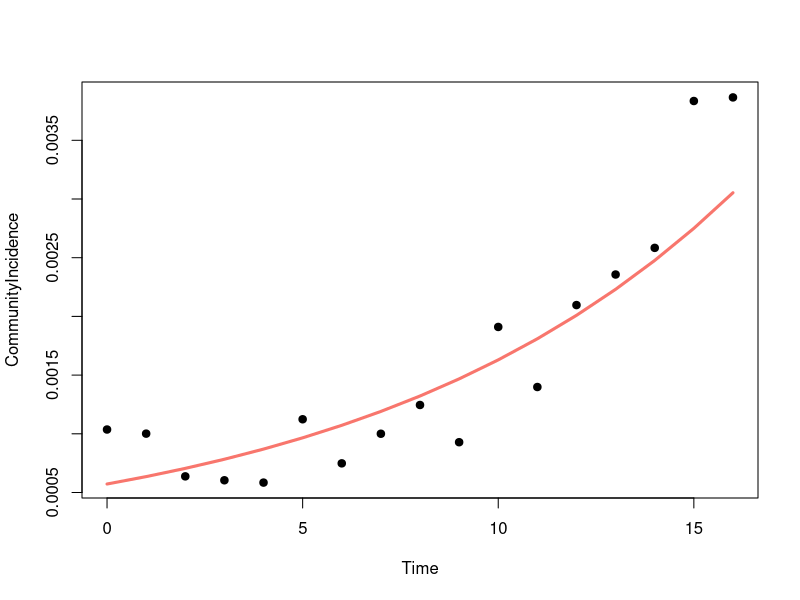
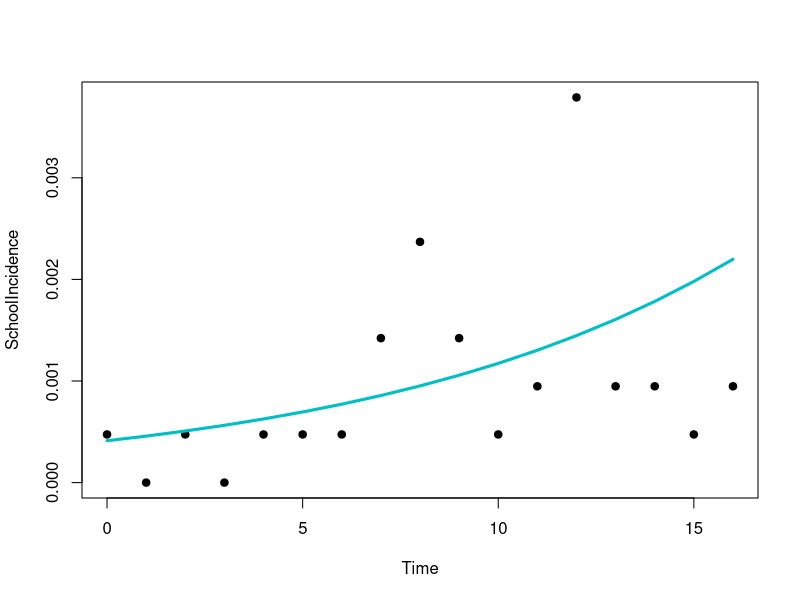
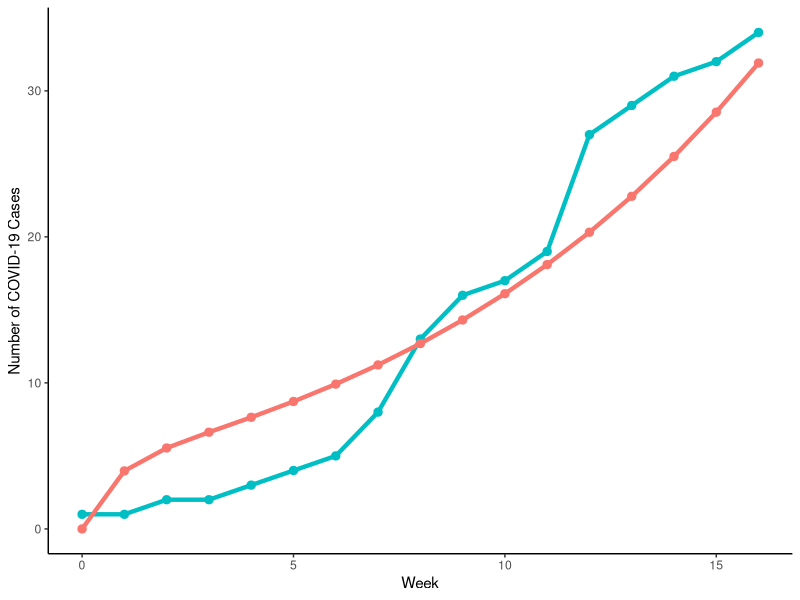
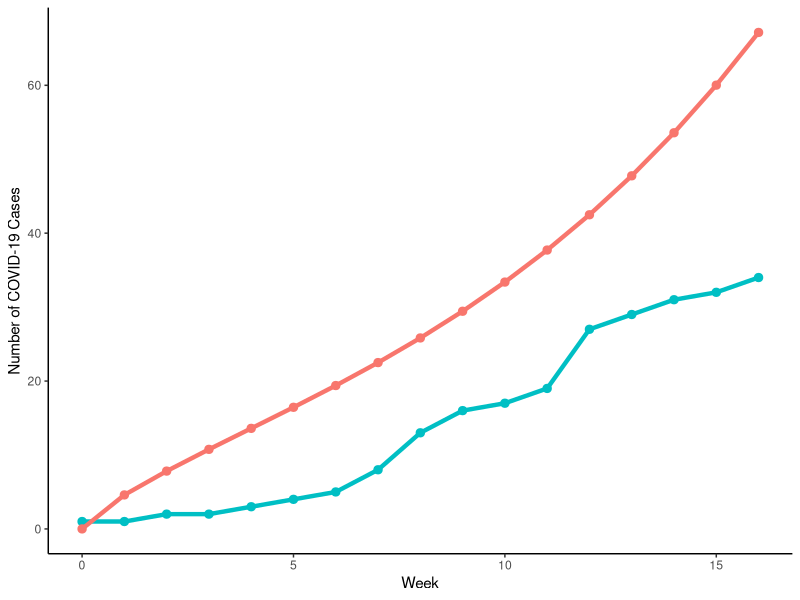
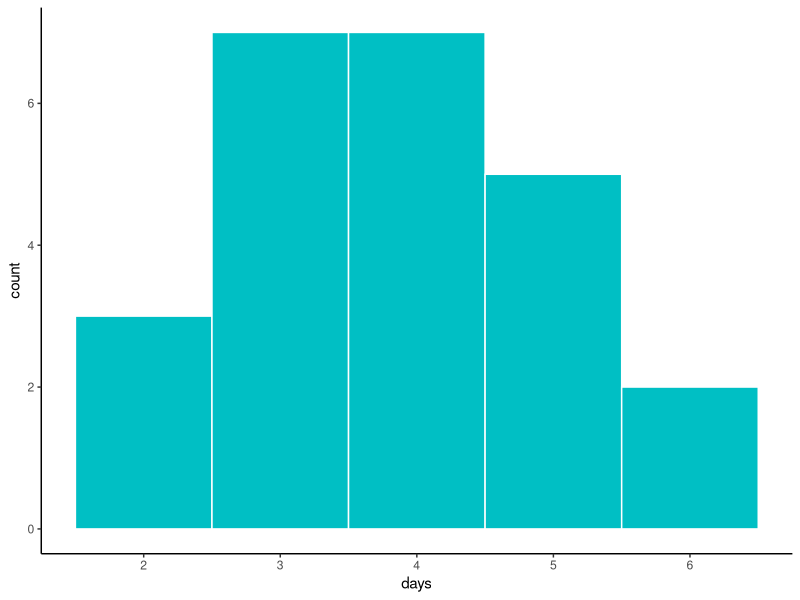
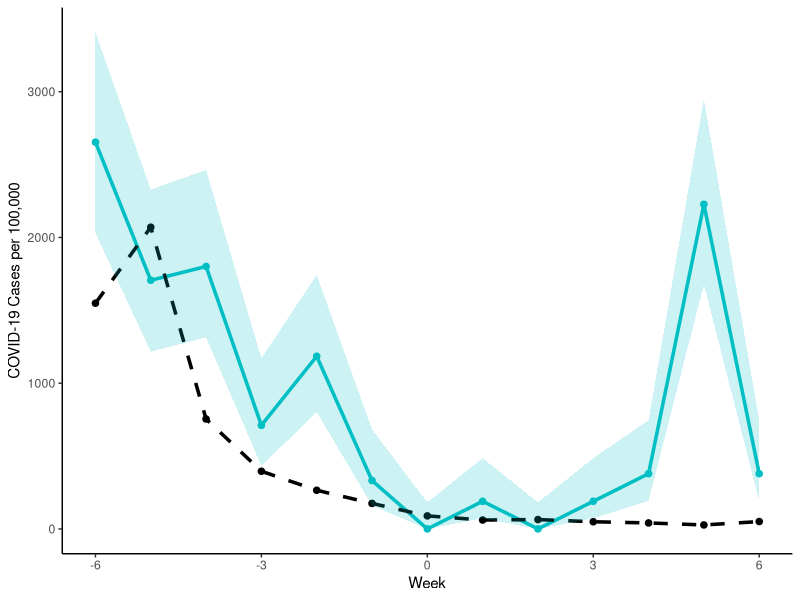

Generate these figures, in order, with R:
#### LOAD PACKAGES ####
library(dplyr)
library(tidyr)
library(tidyverse)
library(magrittr)
library(ggplot2)
library(broom)
library(epitools)

#### EXPONENTIAL MODEL FOR COMMUNITY INCIDENCE ####
A <- structure(list(Time = c(seq(0,16,1)), 
                    CommunityIncidence = c(0.001036604,
                                           0.001001481,
                                           0.000637633,
                                           0.000604311,
                                           0.000584497,
                                           0.001123964,
                                           0.000748409,
                                           0.00100058,
                                           0.001245546,
                                           0.000928531,
                                           0.001910198,
                                           0.001398651,
                                           0.002096625,
                                           0.002356902,
                                           0.002583856,
                                           0.003834806,
                                           0.003865427),
                       SchoolIncidence = c(0.000473934,
                                           0,
                                           0.000473934,
                                           0,
                                           0.000473934,
                                           0.000473934,
                                           0.000473934,
                                           0.001421801,
                                           0.002369668,
                                           0.001421801,
                                           0.000473934,
                                           0.000947867,
                                           0.003791469,
                                           0.000947867,
                                           0.000947867,
                                           0.000473934,
                                           0.000947867)), 
                .Names = c("Time", "CommunityIncidence","SchoolIncidence"), class = "data.frame")

attach(A)
names(A)

exponential.model <- lm(log(CommunityIncidence)~ Time)
summary(exponential.model)

timevalues <- seq(0,16,1)

Counts.exponential1 <- exp(predict(exponential.model,list(Time=timevalues)))
Counts.exponential2 <- 0.72*Counts.exponential1

plot(Time, CommunityIncidence,pch=19)
lines(timevalues, Counts.exponential1,lwd=3, col = "#F8766D", xlab = "Week", ylab = "Community Incidence")

plot(Time, SchoolIncidence,pch=19)
lines(timevalues, Counts.exponential2,lwd=3, col = "#00BFC4", xlab = "Week", ylab = "School Incidence")

#### GRAPHING BASELINE MODEL VS OBSERVED ####

B <- data.frame(time = c(seq(0,16,1)),
                predicted = c(0,
                            3.97166991419933,
                            5.54231230220643,
                            6.62155733927081,
                            7.64326308201649,
                            8.72717492895942,
                            9.91565072219823,
                            11.2306625253039,
                            12.6892977312013,
                            14.308342233393,
                            16.1057712377832,
                            18.1013404804322,
                            20.3169211372919,
                            22.7767755181771,
                            25.5078328978135,
                            28.5399877215478,
                            31.9064251312341),
                observed = c(1,
                             1,
                             2,
                             2,
                             3,
                             4,
                             5,
                             8,
                             13,
                             16,
                             17,
                             19,
                             27,
                             29,
                             31,
                             32,
                             34))

head(B)

ggplot(data=B,aes(x=Time))+
  geom_line(aes(x=Time,y=observed), color = "#00BFC4",size=1.5)+
  geom_point(aes(x=Time,y=observed), color = "#00BFC4",size=2.5)+
  geom_line(aes(x=Time,y=predicted),color="#F8766D", size=1.5)+
  geom_point(aes(x=Time,y=predicted),color="#F8766D",size=2.5)+
  theme_classic()+
  xlab("Week")+
  ylab("Number of COVID-19 Cases")

#### NO MITIGATION MEASURES ####

C <- data.frame(time = c(seq(0,16,1)),
                predicted = c(0,
                              4.59707503482223,
                              7.81942994317941,
                              10.7591314616023,
                              13.5999610382176,
                              16.4492599309373,
                              19.3915151136817,
                              22.4972410645091,
                              25.8278898870735,
                              29.4394335356113,
                              33.3850704939516,
                              37.7173089599354,
                              42.4896052734774,
                              47.7576915464544,
                              53.5806852143186,
                              60.0220546435963,
                              67.1504914112009),
                observed = c(1,
                             1,
                             2,
                             2,
                             3,
                             4,
                             5,
                             8,
                             13,
                             16,
                             17,
                             19,
                             27,
                             29,
                             31,
                             32,
                             34))

head(C)

ggplot(data=C,aes(x=Time))+
  geom_line(aes(x=Time,y=observed), color="#00BFC4",size=1.5)+
  geom_point(aes(x=Time,y=observed), color="#00BFC4",size=2.5)+
  geom_line(aes(x=Time,y=predicted),color="#F8766D", size=1.5)+
  geom_point(aes(x=Time,y=predicted),color="#F8766D",size=2.5)+
  theme_classic()+
  xlab("Week")+
  ylab("Number of COVID-19 Cases")


#### MEAN INCUBATION PERIOD ####
IncPer <- data.frame(days = c(2,2,2,
                              3,3,3,3,3,3,3,
                              4,4,4,4,4,4,4,
                              5,5,5,5,5,
                              6,6))
head(IncPer)

ggplot(data=IncPer,aes(x=days))+
  geom_histogram(binwidth=1,color="white",fill="#00BFC4")+
  theme_classic()


#### INTERRUPTED TIME SERIES FOR MASKING ####
itsData <- data.frame(week=c(-6,-5,-4,-3,-2,-1,0,1,2,3,4,5,6),
                      School_Incidence=c(2654.028436,
                                         1706.161137,
                                         1800.947867,
                                         710.9004739,
                                         1184.834123,
                                         331.7535545,
                                         0,
                                         189.5734597,
                                         0,
                                         189.5734597,
                                         379.1469194,
                                         2227.488152,
                                         379.1469194),
                      Community_Incidence=c(1548.872614,
                                            2070.417055,
                                            754.1725357,
                                            395.7289374,
                                            265.2302505,
                                            174.9889225,
                                            89.34071595,
                                            60.97143619,
                                            64.12357838,
                                            49.08335705,
                                            40.97784855,
                                            27.10842288,
                                            50.43427513),
                      y3=c(2030,
                           1216,
                           1315,
                           431,
                           803,
                           160,
                           0,
                           73,
                           0,
                           73,
                           192,
                           1679,
                           192),
                      y4=c(3407,
                           2329,
                           2463,
                           1170,
                           1743,
                           683,
                           181.7,
                           486,
                           181.7,
                           486,
                           746,
                           2949,
                           746))

its_plot <- ggplot(itsData, aes(week)) +  
  geom_line(aes(y = School_Incidence), color = "#00BFC4",size=1.2) +
  geom_line(aes(y = Community_Incidence), color = "black",linetype="dashed",size=1.2)+
  geom_point(aes(y = School_Incidence), color = "#00BFC4",size=1.9) +
  geom_point(aes(y = Community_Incidence), color = "black",size=1.9)+
  geom_ribbon(aes(ymin=y3,ymax=y4),fill="#00BFC4",alpha=0.2)+
  xlab("Week") + ylab("COVID-19 Cases per 100,000")+
  theme_classic()


its_plot
